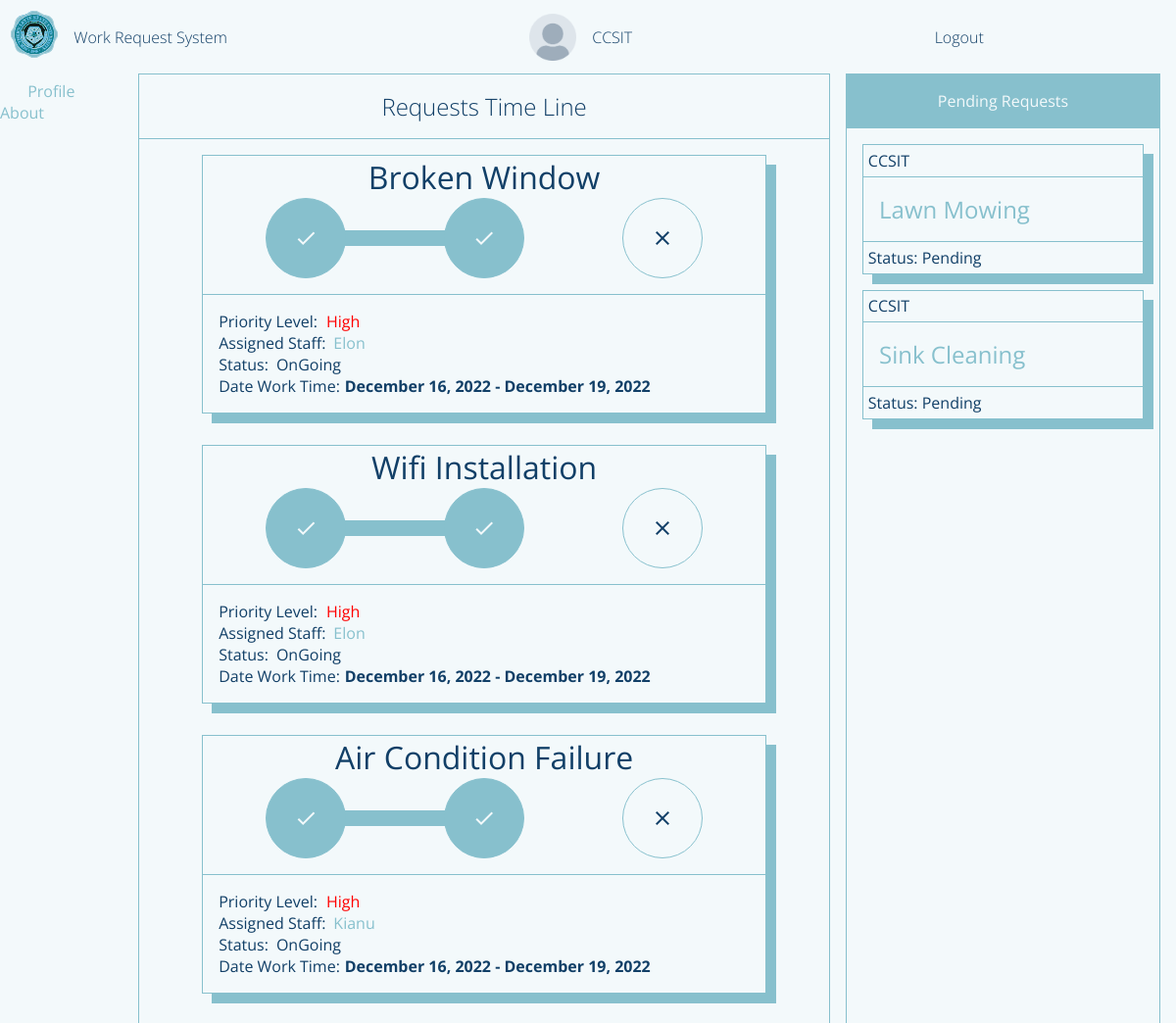
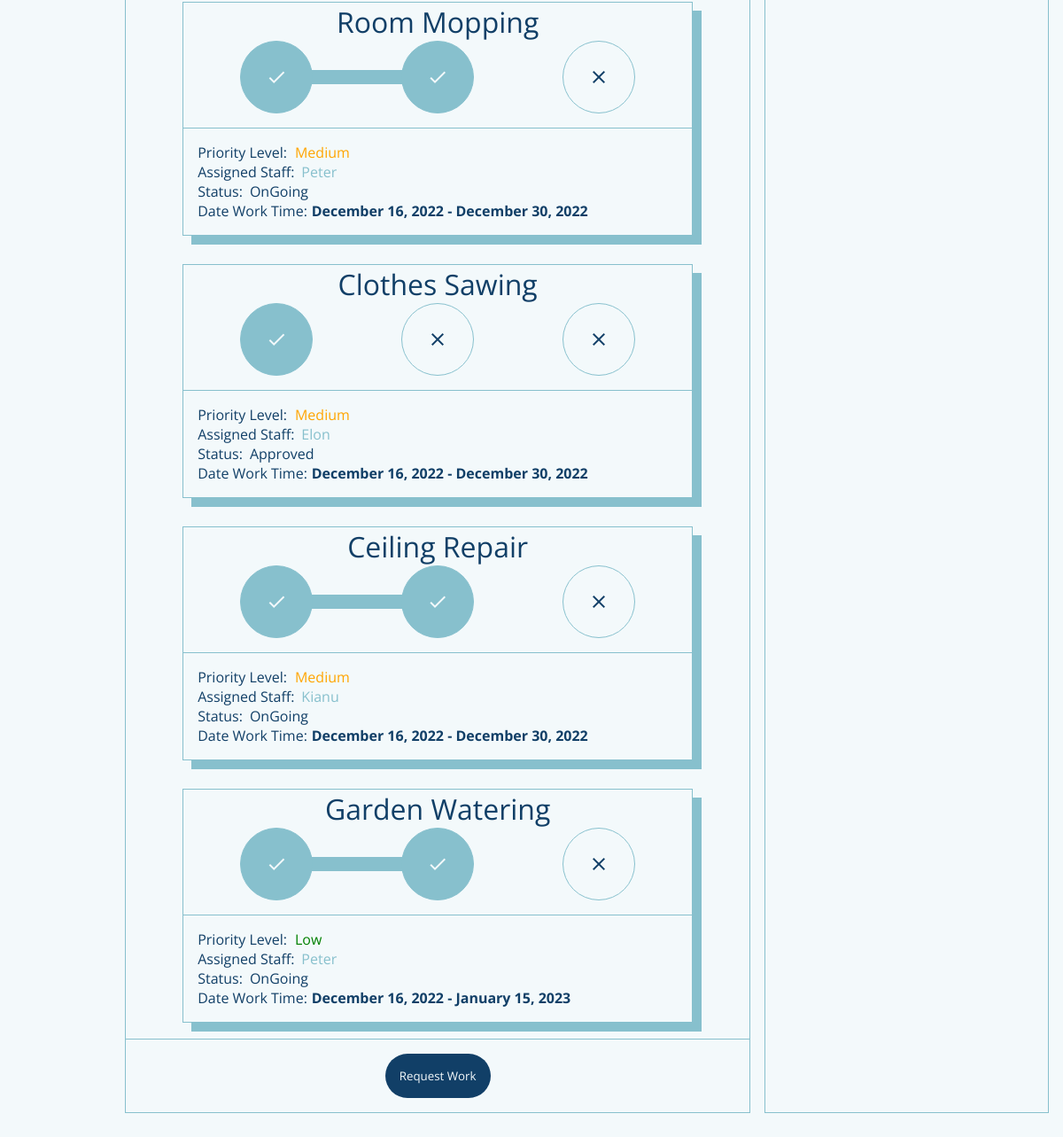
Screenshot of /requestorPage (signed in) with the database file from the repository (2 pictures, top to bottom).
### flaskApp/models.py (models this page shows, shortened)
class User(db.Model, UserMixin):
	__tablename__ = 'user'
	id = db.Column(db.Integer, primary_key=True)
	userName = db.Column(db.String(20), unique=True, nullable=False)
	userType = db.Column(db.String(20), default='Admin')
	passWord = db.Column(db.String(60), nullable=False)
	profilePicture = db.Column(db.String(60), default='dafault.png')
	requestForm = db.relationship('UserRequestForm', backref='user')
	userStaffExtension = db.relationship('StaffExtension', backref='staffExtension', uselist=False)

class UserRequestForm(db.Model):
	__tablename__ = 'userRequestForm'
	id = db.Column(db.Integer, primary_key=True)
	requestorName = db.Column(db.String(500), nullable=False)
	requestTitle = db.Column(db.String(500), nullable=False)
	requestedWork = db.Column(db.String(500), nullable=False)
	roomNumber = db.Column(db.String(20), nullable=False)
	avilabilityOfMaterials = db.Column(db.String(10), nullable=False)
	priorityLevel = db.Column(db.Integer, default=0) # change this to integer in the future 0 - pending 1 - high 2 - medium 3 - low
	status = db.Column(db.String(20), default='Pending')
	dateApproved = db.Column(DateTime, default=datetime.now(), nullable=False)
	dateLimit = db.Column(DateTime, default=datetime.now(), nullable=False)
	requestFormId = db.Column(db.Integer, db.ForeignKey('user.id'))
	assignedStaff = db.Column(db.Integer, db.ForeignKey('userstaff.id'))

class StaffExtension(db.Model):
	__tablename__ = 'userstaff'
	id = db.Column(db.Integer, primary_key=True)
	staffId = db.Column(db.Integer, db.ForeignKey('user.id'), unique=True)
	staffName = db.Column(db.String(20), nullable=False)
	staffAge = db.Column(db.String(20), nullable=False)
	staffGender = db.Column(db.String(20), nullable=False)
	staffOccupation = db.Column(db.String(20), nullable=False)
	staffRating = db.Column(db.Integer, default=0)
	staffComments = db.relationship('StaffExtensionComment', backref='staffComment')
	staffAssignment = db.relationship('UserRequestForm', backref='staffAssignment') # one to many relationship

### flaskApp/routes.py (the view, shortened to what this page needs)
@app.route('/requestorPage', methods=['GET', 'POST'])
def requestorPage():
	if current_user.is_authenticated == False:
		return redirect(url_for('loginPage'))
	form = WorkRequestForm()
	user = User.query.filter_by(userName=current_user.userName).first()
	countRequests = UserRequestForm.query.filter_by(requestorName=current_user.userName).count()
	userRequestForms = UserRequestForm.query.filter_by(requestFormId=user.id).order_by(UserRequestForm.priorityLevel)
	profileImage = url_for('static', filename='profilePic/'+current_user.profilePicture)
	return render_template('requestorDashboard.html', title='Requestor Page', user=current_user.userName, form=form, userForm=userRequestForms, count=countRequests, profileImage=profileImage)

### flaskApp/models.py (called while the page is built)
@loginManager.user_loader
def loadUser(userId):
	return User.query.get(int(userId))

### flaskApp/templates/requestorDashboard.html (shortened to what this page needs)
{% extends "layout.html" %}
{% block content %}
	<section class="content-main">
		<div class="content-main-head">
			Requests Time Line
		</div>
		<div class="content-main-body">
			{% for userForms in userForm %}
			{% if userForms.status != 'Pending' %}
				<div class="content-main-body-requests">
					<header>
						{{ userForms.requestTitle }}
					</header>
					<main>
						<body onload="progress()">
								{% if userForms.status == 'Approved' %}
								<ul class="progress">
									<li class="approved material-icons" value="0%">check</li>
									<li class="ongoing material-icons">close</li>
									<li class="finished material-icons">close</li>
								</ul>
								{% elif userForms.status == 'OnGoing'%}
								<ul class="progress">
									<li class="approved material-icons" value="50%">check</li>
									<li class="ongoing material-icons">close</li>
									<li class="finished material-icons">close</li>
									<div class="progress-bar"></div>
								</ul>
								{% endif %}
						</body>
					</main>
					<footer>
						{% if userForms.priorityLevel == 1  %}
							<span>Priority Level: <i style="color:red;">High</i></span>
						{% elif userForms.priorityLevel == 2  %}
							<span>Priority Level: <i style="color:orange;">Medium</i></span>
						{% elif userForms.priorityLevel == 3  %}
							<span>Priority Level: <i style="color:green;">Low</i></span>
						{% endif %}
						<span class="assigned-staff">
							<p>Assigned Staff: </p>
							<a href="">{{userForms.staffAssignment.staffName}}</a>
						</span>
						<span class="status">
							<p>Status: </p>
							<p id="status">{{ userForms.status }}</p>
						</span>
						<span class="dateApp">
							<p>Date Work Time: </p>
							<p id="status" style="font-weight: bold;">{{ userForms.dateApproved.strftime("%B %d, %Y") }} - {{ userForms.dateLimit.strftime("%B %d, %Y") }}</p>
						</span>
					</footer>
				</div>
			{% endif %}
			{% endfor %}
		</div>
		<div class="content-main-foot">
			<button class="request-work-btn">Request Work</button>
		</div>
	</section>
	<section class="content-side-left">
		<span class="content-side-left-profile">
			<i class="material-icons content-side-left-icon">person</i>
			<a href="">Profile</a>
		</span>
		<span class="content-side-about">
			<i class="material-icons content-side-left-icon">help</i>
			<a href="">About</a>
		</span>
	</section>
	<section class="content-side-right">
		<header>Pending Requests</header>
		<main>
				{% for userForms in userForm %}
					{% if userForms.status == 'Pending' %}
						<span class="content-side-right-items">
							<div class="header-item">{{ userForms.requestorName }}</div>
							<div class="body-item"><a href="#">{{ userForms.requestTitle }}</a></div>
							<div class="footer-item">Status: {{ userForms.status }}</div>
						</span>
					{% endif %}
				{% endfor %}
		</main>
	</section>
	<section class="content-foot">
	</section>
{% endblock content %}

### flaskApp/templates/layout.html (shortened to what this page needs)
<!DOCTYPE html>
<html>
<head>
    {% if title == 'Login Page'%}
    	<link rel="stylesheet" type="text/css" href="{{ url_for('static', filename='login.css') }}">
    {% elif title == 'Admin Page'%}
    	<link rel="stylesheet" type="text/css" href="{{ url_for('static', filename='adminDashboard.css') }}">
    {% elif title == 'Requestor Page'%}
        <link rel="stylesheet" type="text/css" href="{{ url_for('static', filename='requestorDashboard.css') }}">
    {% elif title == 'Staff Page'%}
        <link rel="stylesheet" type="text/css" href="{{ url_for('static', filename='staffDashboard.css') }}">
    {% elif title == 'Admin Approval Page'%}
        <link rel="stylesheet" type="text/css" href="{{ url_for('static', filename='adminApproval.css') }}">
    {% elif title == 'Staff Ongoing Page'%}
        <link rel="stylesheet" type="text/css" href="{{ url_for('static', filename='staffOngoing.css') }}">
    {% endif%}
</head>
<body>
	<div class="container">
        {% if title != 'Login Page'%}
        <header class="content-header">
            <div class="img-box">
                <img class="logo_slsu" src="{{ url_for('static', filename='img/logo_slsu.svg') }}">
            </div>
            {% if title == 'Admin Page'%}
                <section class="header-title">
                    <a href="{{ url_for('adminPage') }}">Work Request System</a>
                </section>
                <section class="header-user">
                    <img class='profile-picture'src="{{ profileImage }}">
                    <i>{{ user }}</i>
                </section>
            {% elif title == 'Requestor Page' %}
                <section class="header-title">
                    <a href="{{ url_for('requestorPage') }}">Work Request System</a>
                </section>
                <section class="header-user">
                <img class='profile-picture'src="{{ profileImage }}">
                    <i>{{ user }}</i>
                </section>
            {% endif %}
            <div class="header-profile">
                {% if current_user.is_authenticated == True %}
                <a href="{{ url_for('logout') }}">Logout</a>
                {% endif %}
            </div>
        </header>
        {% endif%}
		{% block content %}{% endblock content %}
	</div>
</body>
</html>

### flaskApp/static/requestorDashboard.css (style rules this page uses)
body { background: var(--white); }
.container { margin: 0; display: grid; height: 100vh; grid-template-columns: 0.2fr 1fr 0.5fr; grid-template-rows: 0fr 1fr 0.02fr; grid-template-areas: 'h h h' 'l m r' 'f f f'; }
.content-header { grid-area: h; display: flex; flex-direction: row; align-items: center; padding: var(--fn-small); }
.img-box { flex-grow: 0; }
.header-title { flex-grow: 0; margin-left: 1rem; }
.header-title a { font-size: var(--fn-regular); font-weight: lighter; color: var(--blue); }
.header-user { flex-grow: 1; font-size: var(--fn-regular); font-weight: lighter; color: var(--blue); }
.header-profile { flex-grow: 0.3; }
.header-profile a { font-size: var(--fn-regular); font-weight: lighter; color: var(--blue); }
.content-main { grid-area: m; display: flex; flex-direction: column; border: 1px solid var(--blueGreen); }
.content-main-head { flex-grow: 0; font-size: var(--fn-medium); text-align: center; color: var(--blue); border-bottom: 1px solid var(--blueGreen); padding: 1rem 0rem 1rem 0rem; font-weight: lighter; }
.content-main-body { flex-grow: 1; display: flex; flex-direction: column; overflow: scroll; height: 1rem; padding: 1rem; }
.dateApp { display: flex; flex-direction: row; }
.dateApp p:nth-child(2) { margin-left: 0.3rem; }
.content-main-body-requests { margin-bottom: 1rem; display: flex; flex-direction: column; border: 1px solid var(--blueGreen); box-shadow: 10px 10px var(--blueGreen); margin: 0rem 3rem 2rem 3rem }
.content-main-body-requests header { text-align: center; font-size: var(--fn-large); color: var(--blue); }
.content-main-body-requests main { display: flex; flex-direction: row; position: relative; margin: 0rem 4rem 1rem 4rem; }
.progress-bar { width: 0%; height: 1rem; background-color: var(--blueGreen); position: absolute; top: 50%; left: 3%; transform: translateY(-50%); border-radius: 2rem; transition: width 1s ease; }
.content-main-body-requests main ul { display: flex; flex-direction: row; list-style: none; justify-content: space-between; margin: 0; padding: 0; width: 100%; }
.content-main-body-requests main ul li:first-child { background: var(--blueGreen); border: 1px solid var(--blueGreen); color: var(--white); }
.content-main-body-requests main ul li { width: 5rem; height: 5rem; background: var(--white); border: 1px solid var(--blueGreen); color: var(--blue); display: flex; justify-content: center; align-items: center; z-index: 100; border-radius: 50%; }
.content-main-body-requests footer { border-top: 1px solid var(--blueGreen); padding: 1rem 1rem 1rem 1rem; color: var(--blue); }
.content-main-body-requests footer span i { margin-left: 0.3rem; }
.assigned-staff, .status { display: flex; flex-direction: row; }
.assigned-staff a, .status p:nth-child(2) { margin-left: 0.5rem; }
.content-main-foot { flex-grow: 0; }
.content-side-left { grid-area: l; }
.content-side-right { grid-area: r; color: var(--blue); border: 1px solid var(--blueGreen); margin-left: 1rem; margin-right: 1rem; display: flex; flex-direction: column; }
.content-side-right header { border-bottom: 1px solid var(--blueGreen); text-align: center; padding: 1rem 0rem 1rem 0rem; flex-grow: 0; background: var(--blueGreen); color: var(--white); }
.content-side-right main { flex-grow: 1; display: flex; flex-direction: column; overflow: scroll; height: 1rem; }
.content-side-right-items { border: 1px solid var(--blueGreen); margin: 1rem 1rem 0rem 1rem; box-shadow: 10px 10px var(--blueGreen); }
.header-item { border-bottom: 1px solid var(--blueGreen); padding: 0.3rem; }
.body-item { padding: 1rem; }
.body-item a { font-size: var(--fn-medium); }
.footer-item { border-top: 1px solid var(--blueGreen); padding: 0.3rem; }
.content-main-foot { padding: 1rem; border-top: 1px solid var(--blueGreen); text-align: center; }
.request-work-btn { border: none; padding: 1rem; background: var(--blue); color: var(--white); border-radius: 2rem; cursor: pointer; }
.content-foot { grid-area: f; }

### rows the page displays
User: userName "CCSIT"
UserRequestForm: requestTitle "Broken Window", shows "check", shows "Priority Level:", priorityLevel "High", staffAssignment.staffName "Elon", status "OnGoing", dateApproved "December 16, 2022", dateLimit "December 19, 2022"
UserRequestForm: requestTitle "Wifi Installation", shows "check", shows "Priority Level:", priorityLevel "High", staffAssignment.staffName "Elon", status "OnGoing", dateApproved "December 16, 2022", dateLimit "December 19, 2022"
UserRequestForm: requestTitle "Air Condition Failure", shows "check", shows "Priority Level:", priorityLevel "High", staffAssignment.staffName "Kianu", status "OnGoing", dateApproved "December 16, 2022", dateLimit "December 19, 2022"
UserRequestForm: requestTitle "Room Mopping", shows "check", shows "Priority Level:", priorityLevel "Medium", staffAssignment.staffName "Peter", status "OnGoing", dateApproved "December 16, 2022", dateLimit "December 30, 2022"
UserRequestForm: requestTitle "Clothes Sawing", shows "check", shows "Priority Level:", priorityLevel "Medium", staffAssignment.staffName "Elon", status "Approved", dateApproved "December 16, 2022", dateLimit "December 30, 2022"
UserRequestForm: requestTitle "Ceiling Repair", shows "check", shows "Priority Level:", priorityLevel "Medium", staffAssignment.staffName "Kianu", status "OnGoing", dateApproved "December 16, 2022", dateLimit "December 30, 2022"
UserRequestForm: requestTitle "Garden Watering", shows "check", shows "Priority Level:", priorityLevel "Low", staffAssignment.staffName "Peter", status "OnGoing", dateApproved "December 16, 2022", dateLimit "January 15, 2023"
UserRequestForm: requestorName "CCSIT", requestTitle "Lawn Mowing", status "Pending"
UserRequestForm: requestorName "CCSIT", requestTitle "Sink Cleaning", status "Pending"
